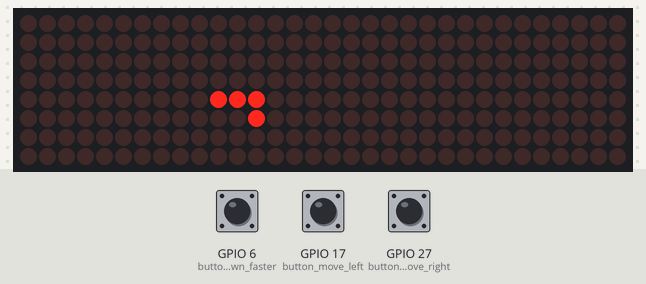
The program below on a simulated Raspberry Pi (BCM pin numbers). On the bench: 32×8 LED matrix. Inputs (shaded band) come from the test bench; at power-on: GPIO 6 (button_move_down_faster) HIGH, GPIO 17 (button_move_left) HIGH, GPIO 27 (button_move_right) HIGH. Random numbers come from a fixed seed; what the program prints to the terminal is not drawn.

Above: at 5.0 s.
5.1 s: GPIO 6 (button_move_down_faster) pulled LOW for 0.6 s
At 7.4 s:
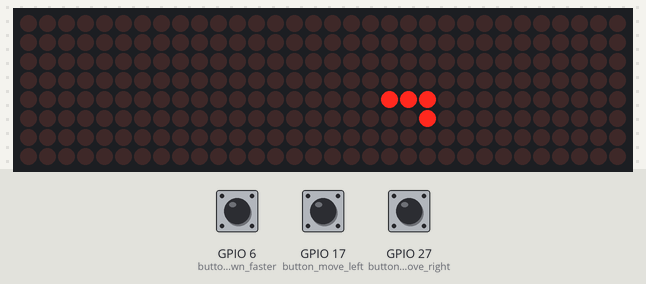
8.7 s: GPIO 17 (button_move_left) pulled LOW for 0.6 s
At 9.4 s:
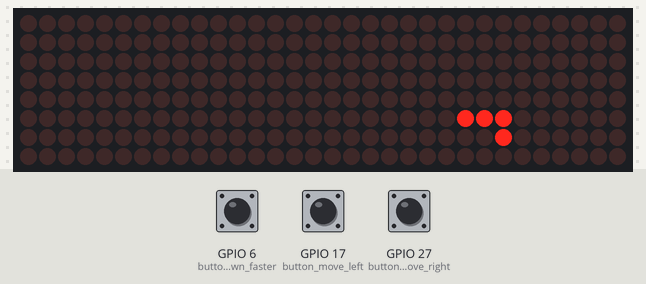
10.8 s: GPIO 27 (button_move_right) pulled LOW for 0.6 s
At 11.5 s:
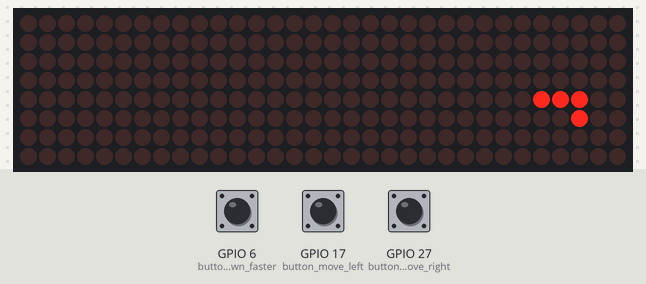
12.9 s: GPIO 6 (button_move_down_faster) pulled LOW for 1 s
At 14.0 s:
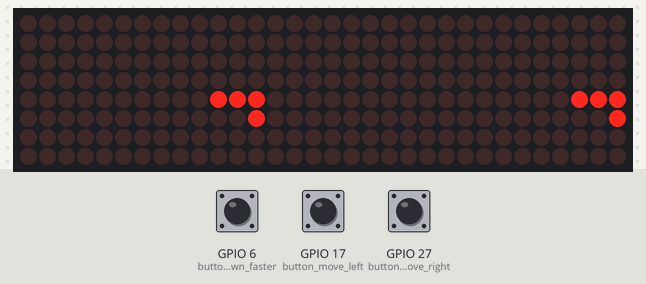
16.9 s: GPIO 17 (button_move_left) pulled LOW for 1 s
At 17.5 s:
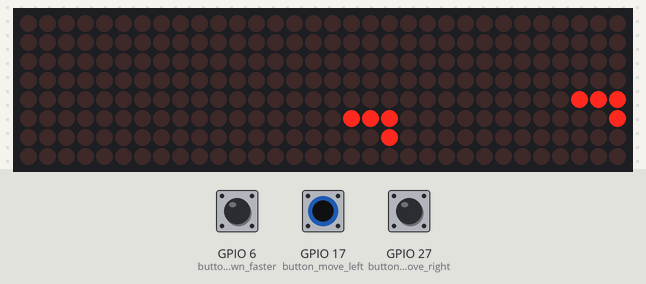
19.4 s: GPIO 27 (button_move_right) pulled LOW for 1 s
At 20.0 s:
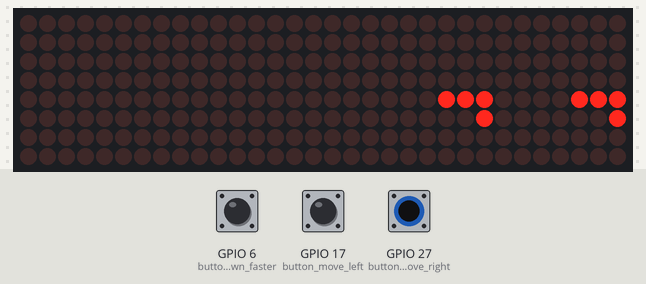
Timing chart, 0 to 22.4 s (numbered marks = the images above; inputs shaded):
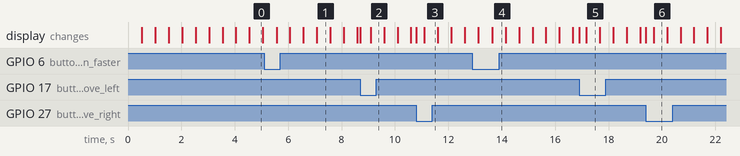

The program:

PiTetrisApplication.py
```python
import time, os, sys

from gpiozero import Button

from luma.core.interface.serial import spi, noop
from luma.core.render import canvas
from luma.led_matrix.device import max7219
from luma.core.virtual import viewport
from luma.core.legacy import text
from luma.core.legacy.font import proportional, LCD_FONT

from Tetris import Tetris


class PiTetrisApplication:

    def __init__(self):
        self.serial = spi(port=0, device=0, gpio=noop())
        self.device = max7219(self.serial, width=32, height=8,
                              block_orientation=-90)  # set led matrix width and height here and maybe change the tetromino_orientation
        # in this case, width equals the x-axis, height equals the y-axis
        # tetrominos will move down along the x-axis

        self.button_reset_game = Button(13)
        self.button_reset_game.when_pressed = lambda: os.execl(sys.executable, sys.executable, *sys.argv)

        self.tetris = Tetris(self.get_base_play_field(), self)

        self.button_move_right = Button(27)
        self.button_move_right.when_activated = lambda: self.tetris.move_tetromino_right()

        self.button_move_left = Button(17)
        self.button_move_left.when_pressed = lambda: self.tetris.move_tetromino_left()

        self.button_rotate_clockwise = Button(5)
        self.button_rotate_clockwise.when_pressed = lambda: self.tetris.rotate_tetromino_clockwise()

        self.button_rotate_counter_clockwise = Button(22)
        self.button_rotate_counter_clockwise.when_pressed = lambda: self.tetris.rotate_tetromino_counter_clockwise()

        self.button_move_down_faster = Button(6)

        self.timer_interval = 0.5

        self.main()

    def main(self):
        print("game start")
        while self.tetris.run():
            if self.button_move_down_faster.is_pressed:
                self.tetris.move_tetromino_down()
                self.tetris.move_tetromino_down()
                self.tetris.move_tetromino_down()
                self.tetris.move_tetromino_down()
            self.draw_fields_to_matrix()
            time.sleep(self.timer_interval)  # this sets how fast the game will run

        print("game over")
        score = "   score: {}".format(self.tetris.get_score())
        print(score)
        print("press the reset button to restart")

        virtual = viewport(self.device, width=200, height=100)
        with canvas(virtual) as draw:
            text(draw, (0, 0), score, fill="white", font=proportional(LCD_FONT))
        while True:
            for offset in range(len(score) * 5):
                virtual.set_position((offset, 0))
                time.sleep(0.1)

    def get_base_play_field(self):
        base_play_field = []
        for row in range(self.device.width):
            base_play_field.append([])
            for cell in range(self.device.height):
                base_play_field[row].append(0)
        return base_play_field

    def draw_fields_to_matrix(self):
        with canvas(self.device) as draw:
            for x, row in enumerate(self.tetris.get_play_field()):
                for y, cell in enumerate(row):
                    if cell == 1:
                        draw.point((x, y), fill="white")

    def decrease_timer_interval(self):
        self.timer_interval *= 0.9


application = PiTetrisApplication()
```

Tetris.py
```python
from random import randint

from Tetrominos import *


class Tetris:

    def __init__(self, play_field, tetris_application):
        self.play_field = play_field
        self.tetris_application = tetris_application

        self.score = 0
        self.total_tetrominos = 0

        self.tetromino_spawn_pos_x = 0
        self.tetromino_spawn_pos_y = int(len(play_field[0]) / 2)

        self.falling_tetromino = self.get_random_tetromino()
        self.set_fields_on(self.falling_tetromino.get_pos())

    def run(self):
        self.move_tetromino_down()

        if not self.falling_tetromino.is_falling():
            self.update_game_speed()
            self.update_score()

            old_tetromino = self.falling_tetromino
            self.falling_tetromino = self.get_random_tetromino(self.total_tetrominos % 7)
            self.set_fields_on(self.falling_tetromino.get_pos())

            if self.check_if_lost(old_tetromino, self.falling_tetromino):
                return False

        return True

    def move_tetromino_down(self):
        old_pos = [pos[:] for pos in self.falling_tetromino.get_pos()]
        self.falling_tetromino.move_down()
        self.update_fields(old_pos, self.falling_tetromino.get_pos())

    def move_tetromino_right(self):
        old_pos = [pos[:] for pos in self.falling_tetromino.get_pos()]
        self.falling_tetromino.move_right()
        self.update_fields(old_pos, self.falling_tetromino.get_pos())

    def move_tetromino_left(self):
        old_pos = [pos[:] for pos in self.falling_tetromino.get_pos()]
        self.falling_tetromino.move_left()
        self.update_fields(old_pos, self.falling_tetromino.get_pos())

    def rotate_tetromino_clockwise(self):
        old_pos = [pos[:] for pos in self.falling_tetromino.get_pos()]
        self.falling_tetromino.rotate_clockwise()
        self.update_fields(old_pos, self.falling_tetromino.get_pos())

    def rotate_tetromino_counter_clockwise(self):
        old_pos = [pos[:] for pos in self.falling_tetromino.get_pos()]
        self.falling_tetromino.rotate_counter_clockwise()
        self.update_fields(old_pos, self.falling_tetromino.get_pos())

    def check_if_lost(self, old_tetromino, new_tetromino):
        for new_pos in new_tetromino.get_pos():
            if new_pos in old_tetromino.get_pos():
                return True
        return False

    def update_score(self):
        completed_rows = self.completed_rows()
        if len(completed_rows) != 0:
            self.remove_row(completed_rows)
            if len(completed_rows) == 1:
                self.score += 40
            elif len(completed_rows) == 2:
                self.score += 100
            elif len(completed_rows) == 3:
                self.score += 300
            elif len(completed_rows) == 4:
                self.score += 1200

    def completed_rows(self):
        completed_rows = []
        for row_count, row in enumerate(self.play_field):
            for cell in row:
                if cell != 1:
                    break
            else:
                completed_rows.append(row_count)
        return completed_rows

    def remove_row(self, completed_rows):
        for row in completed_rows:
            while row > 0:
                self.play_field[row] = self.play_field[row - 1]
                row -= 1
            self.play_field[0] = [0] * len(self.play_field[1])

    def update_game_speed(self):
        if self.total_tetrominos % 5 == 0:
            self.tetris_application.decrease_timer_interval()

    def update_fields(self, old_pos, new_pos):
        self.set_fields_off(old_pos)
        self.set_fields_on(new_pos)
        self.tetris_application.draw_fields_to_matrix()

    def set_fields_off(self, pos):
        for x in range(len(pos)):
            self.play_field[pos[x][0]][pos[x][1]] = 0

    def set_fields_on(self, pos):
        for x in range(len(pos)):
            self.play_field[pos[x][0]][pos[x][1]] = 1

    def get_random_tetromino(self, tetromino=-1):   # parameter to set a specific Tetromino to spawn
        if tetromino == -1:
            tetromino_number = randint(0, 6)
        else:
            tetromino_number = tetromino

        tetrominos = {
            0: ITetromino(self.tetromino_spawn_pos_x, self.tetromino_spawn_pos_y, self.play_field),
            1: JTetromino(self.tetromino_spawn_pos_x, self.tetromino_spawn_pos_y, self.play_field),
            2: LTetromino(self.tetromino_spawn_pos_x, self.tetromino_spawn_pos_y, self.play_field),
            3: OTetromino(self.tetromino_spawn_pos_x, self.tetromino_spawn_pos_y, self.play_field),
            4: STetromino(self.tetromino_spawn_pos_x, self.tetromino_spawn_pos_y, self.play_field),
            5: TTetromino(self.tetromino_spawn_pos_x, self.tetromino_spawn_pos_y, self.play_field),
            6: ZTetromino(self.tetromino_spawn_pos_x, self.tetromino_spawn_pos_y, self.play_field)
        }
        self.total_tetrominos += 1
        return tetrominos[tetromino_number]

    def get_play_field(self):
        return self.play_field

    def get_score(self):
        return self.score
```

Tetrominos.py
```python
from abc import ABC


class Tetromino(ABC):

    def __init__(self, play_field):
        self.falling = True

        self.pos = []

        self.play_field = play_field
        self.play_field_height = len(play_field)
        self.play_field_width = len(play_field[0])

    def move_down(self):
        for pos in self.get_max_pos_x():
            if pos[0] + 1 == self.play_field_height:
                self.stop_falling()
                return
            if self.play_field[pos[0] + 1][pos[1]] == 1:
                self.stop_falling()
                return
        self.pos[0][0] += 1
        self.pos[1][0] += 1
        self.pos[2][0] += 1
        self.pos[3][0] += 1

    def move_right(self):
        for pos in self.get_min_pos_y():
            if pos[1] - 1 < 0:
                return
            if self.play_field[pos[0]][pos[1] - 1] == 1:
                return
        self.pos[0][1] -= 1
        self.pos[1][1] -= 1
        self.pos[2][1] -= 1
        self.pos[3][1] -= 1

    def move_left(self):
        for pos in self.get_max_pos_y():
            if pos[1] + 1 == self.play_field_width:
                return
            if self.play_field[pos[0]][pos[1] + 1] == 1:
                return
        self.pos[0][1] += 1
        self.pos[1][1] += 1
        self.pos[2][1] += 1
        self.pos[3][1] += 1

    def rotate_clockwise(self):
        center_pos = self.get_pos()[0]
        centered_pos = self.get_centered_pos(center_pos)  # Centered position, the position ist centered on (0,0)
        rotated_centered_pos = []
        for pos in centered_pos:
            rotated_centered_pos.append((pos[1] * (-1), pos[0]))  # Rotating each position
        rotated_pos = self.get_rotated_pos(center_pos, rotated_centered_pos)  # 'Decentering' the position

        if self.check_if_rotated_pos_is_valid(rotated_pos):
            self.set_pos(rotated_pos)

    def rotate_counter_clockwise(self):
        center_pos = self.get_pos()[0]
        centered_pos = self.get_centered_pos(center_pos)
        rotated_centered_pos = []
        for pos in centered_pos:
            rotated_centered_pos.append((pos[1], pos[0] * (-1)))
        rotated_pos = self.get_rotated_pos(center_pos, rotated_centered_pos)

        if self.check_if_rotated_pos_is_valid(rotated_pos):
            self.set_pos(rotated_pos)

    def check_if_rotated_pos_is_valid(self, rotated_pos):
        for i, pos in enumerate(rotated_pos):
            if pos[0] < 0 or pos[0] > self.play_field_height - 1:
                return False
            if pos[1] < 0 or pos[1] > self.play_field_width - 1:
                return False
            if self.play_field[pos[0]][pos[1]] == 1:
                if pos not in self.get_pos():
                    return False
        return True

    def get_rotated_pos(self, center_pos,
                        rotated_centered_pos):  # Adds the 'base' offset of the position back to the position and
        # returns the results
        rotated_pos = []
        for pos in rotated_centered_pos:
            rotated_pos.append([pos[0] + center_pos[0], pos[1] + center_pos[1]])
        return rotated_pos

    def get_centered_pos(self,
                         center_pos):  # Subtracts the offset from the position, so that the first position of the
        # tetromino is (0,0) and returns the results
        centered_pos = []
        for pos in self.get_pos():
            centered_pos.append([pos[0] - center_pos[0], pos[1] - center_pos[1]])
        return centered_pos

    def get_max_pos_x(
            self):  # returns the highest x position for each y position of the tetromino
        # (the bottom edge of the tetromino)
        pos_y_set = {self.pos[0][1], self.pos[1][1], self.pos[2][1], self.pos[3][1]}
        max_pos = [[]]
        for pos in self.get_pos():
            for i, pos_y in enumerate(pos_y_set):
                if pos[1] == pos_y:
                    while len(max_pos) - 1 < i:
                        max_pos.append([])
                    max_pos[i].append([pos[0], pos_y])
        max_pos = [max(pos) for pos in max_pos]
        return max_pos

    def get_max_pos_y(
            self):  # returns the highest y position for each x position of the tetromino
        # (the left edge of the tetromino)
        max_pos = [max(pos) for pos in self.get_pos_y_ordered()]
        return max_pos

    def get_min_pos_y(
            self):  # returns the lowest y position for each x position of the tetromino
        # (the right edge of the tetromino)
        min_pos = [min(pos) for pos in self.get_pos_y_ordered()]
        return min_pos

    def get_pos_y_ordered(self):  # return the y positions, ordered based on the x position
        pos_x_set = {self.pos[0][0], self.pos[1][0], self.pos[2][0], self.pos[3][0]}
        result_pos = [[]]
        for pos in self.get_pos():
            for i, pos_x in enumerate(pos_x_set):
                if pos[0] == pos_x:
                    while len(result_pos) - 1 < i:
                        result_pos.append([])
                    result_pos[i].append([pos_x, pos[1]])
        return result_pos

    def set_pos(self, pos):
        self.pos = pos

    def get_pos(self):
        return self.pos

    def is_falling(self):
        return self.falling

    def stop_falling(self):
        self.falling = False


class ITetromino(Tetromino):
    def __init__(self, pos_x_1, pos_y_1, play_field):
        super().__init__(play_field)
        self.pos = [[pos_x_1, pos_y_1], [pos_x_1 + 1, pos_y_1], [pos_x_1 + 2, pos_y_1], [pos_x_1 + 3, pos_y_1]]


class JTetromino(Tetromino):
    def __init__(self, pos_x_1, pos_y_1, play_field):
        super().__init__(play_field)
        self.pos = [[pos_x_1, pos_y_1], [pos_x_1 + 1, pos_y_1], [pos_x_1 + 2, pos_y_1], [pos_x_1 + 2, pos_y_1 + 1]]


class LTetromino(Tetromino):
    def __init__(self, pos_x_1, pos_y_1, play_field):
        super().__init__(play_field)
        self.pos = [[pos_x_1, pos_y_1], [pos_x_1 + 1, pos_y_1], [pos_x_1 + 2, pos_y_1], [pos_x_1 + 2, pos_y_1 - 1]]


class OTetromino(Tetromino):
    def __init__(self, pos_x_1, pos_y_1, play_field):
        super().__init__(play_field)
        self.pos = [[pos_x_1, pos_y_1], [pos_x_1 + 1, pos_y_1], [pos_x_1, pos_y_1 - 1], [pos_x_1 + 1, pos_y_1 - 1]]


class STetromino(Tetromino):
    def __init__(self, pos_x_1, pos_y_1, play_field):
        super().__init__(play_field)
        self.pos = [[pos_x_1, pos_y_1], [pos_x_1, pos_y_1 + 1], [pos_x_1 + 1, pos_y_1 + 1], [pos_x_1 + 1, pos_y_1 + 2]]


class TTetromino(Tetromino):
    def __init__(self, pos_x_1, pos_y_1, play_field):
        super().__init__(play_field)
        self.pos = [[pos_x_1, pos_y_1], [pos_x_1 + 1, pos_y_1 - 1], [pos_x_1 + 1, pos_y_1], [pos_x_1 + 1, pos_y_1 + 1]]


class ZTetromino(Tetromino):
    def __init__(self, pos_x_1, pos_y_1, play_field):
        super().__init__(play_field)
        self.pos = [[pos_x_1, pos_y_1], [pos_x_1, pos_y_1 - 1], [pos_x_1 + 1, pos_y_1 - 1], [pos_x_1 + 1, pos_y_1 - 2]]
```

Measured:
- what the display in image 0 shows lasts 0.6 s, from 4.5 s to 5.1 s
